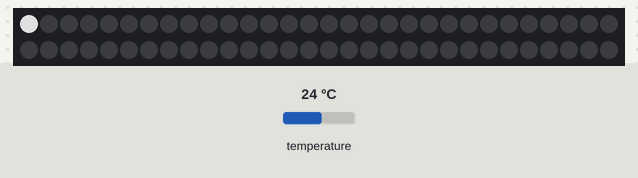
The sketch below on a simulated Arduino Uno, built with avr-gcc and run on an emulated ATmega328P. On the bench: 60 RGB LEDs in strip order, left to right, continuing on the next row. Inputs (shaded band) come from the test bench; at power-on: temperature 24 °C. Dim RGB values are drawn brighter than linear; what the sketch prints to the serial monitor is not drawn.

Above: at 0.1 s.
At 0.5 s:
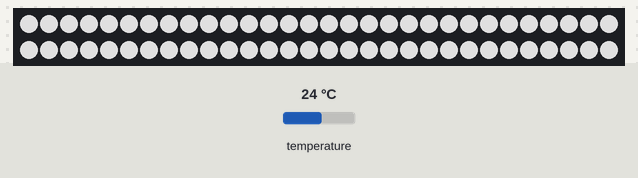

The sketch:

led.ino
```cpp
// (licence header left out)
#include <OneWire.h>
#include <DallasTemperature.h>

#include "Adafruit_NeoPixel.h"

// DEFINITIONS
#define ONE_WIRE_BUS 4

#define STARTCOLOR 0xFFFFFF  // LED colors at start
#define BLACK      0x000000  // LED color BLACK

#define DATAPIN    13        // Datapin
#define LEDCOUNT   60       // Number of LEDs used for boblight
#define SHOWDELAY  20       // Delay in micro seconds before showing
#define BAUDRATE   115200    // Serial port speed
#define BRIGHTNESS 80        // Max. brightness in %

const char prefix[] = {0x41, 0x64, 'N', 'M', 'C', 'T'};  // Start prefix
char buffer[sizeof(prefix)]; // Temp buffer for receiving prefix data

// Init LED strand, WS2811/WS2912 specific

// These might work for other configurations:
//   NEO_KHZ800  800 KHz bitstream (most NeoPixel products w/WS2812 LEDs)
//   NEO_KHZ400  400 KHz (classic 'v1' (not v2) FLORA pixels, WS2811 drivers)
//   NEO_GRB     Pixels are wired for GRB bitstream (most NeoPixel products)
//   NEO_RGB     Pixels are wired for RGB bitstream (v1 FLORA pixels, not v2)

Adafruit_NeoPixel strip = Adafruit_NeoPixel(LEDCOUNT, DATAPIN, NEO_GRB + NEO_KHZ800);

int state;                   // Define current state
#define STATE_WAITING   1    // - Waiting for prefix
#define STATE_DO_PREFIX 2    // - Processing prefix
#define STATE_DO_DATA   3    // - Handling incoming LED colors

int readSerial;           // Read Serial data (1)
int currentLED;           // Needed for assigning the color to the right LED
unsigned long savedTime;
unsigned long totalTime = 10000;

// Init Temperature
OneWire oneWire(ONE_WIRE_BUS);
DallasTemperature sensors(&oneWire);

void setup()
{
  strip.begin();            // Init LED strand, set all black, then all to startcolor

  strip.setBrightness( (255 / 100) * BRIGHTNESS );

  setAllLEDs(BLACK, 0);
  setAllLEDs(STARTCOLOR, 5);

  Serial.begin(BAUDRATE);   // Init serial speed

  state = STATE_WAITING;    // Initial state: Waiting for prefix
  sensors.begin();

  savedTime = millis();
}


void loop()
{
  switch(state)
  {
    case STATE_WAITING:                  // *** Waiting for prefix ***
      if( Serial.available()>0 )
      {
        readSerial = Serial.read();      // Read one character

        if ( readSerial == prefix[0] )   // if this character is 1st prefix char
          { state = STATE_DO_PREFIX; }   // then set state to handle prefix
      } else {
          unsigned long passedTime = millis() - savedTime;
          if (passedTime > totalTime) {
            printTemperature();
            savedTime = millis();
          }
      }
      break;


    case STATE_DO_PREFIX:                // *** Processing Prefix ***
      if( Serial.available() > sizeof(prefix) - 2 )
      {
          Serial.readBytes(buffer, sizeof(prefix) - 1);

          for( int Counter = 0; Counter < sizeof(prefix) - 1; Counter++)
          {
            if( buffer[Counter] == prefix[Counter+1] )
            {
              state = STATE_DO_DATA;     // Received character is in prefix, continue
              currentLED = 0;            // Set current LED to the first one
            }
            else
            {
              state = STATE_WAITING;     // Crap, one of the received chars is NOT in the prefix
              break;                     // Exit, to go back to waiting for the prefix
            } // end if buffer
          } // end for Counter
      } // end if Serial
      break;


    case STATE_DO_DATA:                  // *** Process incoming color data ***
      if( Serial.available() > 2 )       // if we receive more than 2 chars
      {
        Serial.readBytes( buffer, 3 );   // Abuse buffer to temp store 3 charaters
        strip.setPixelColor( currentLED++, buffer[0], buffer[1], buffer[2]);  // and assing to LEDs
      }

      if( currentLED > LEDCOUNT )        // Reached the last LED? Display it!
      {
          strip.show();                  // Make colors visible
          delayMicroseconds(SHOWDELAY);  // Wait a few micro seconds

          state = STATE_WAITING;         // Reset to waiting ...
          currentLED = 0;                // and go to LED one

          break;                         // and exit ... and do it all over again
      }
      break;
  } // switch(state)

} // loop


// Sets the color of all LEDs in the strand to 'color'
// If 'wait'>0 then it will show a swipe from start to end
void setAllLEDs(uint32_t color, int wait)
{
  for ( int Counter=0; Counter < LEDCOUNT; Counter++ )      // For each LED
  {
    strip.setPixelColor( Counter, color );      // .. set the color

    if( wait > 0 )                        // if a wait time was set then
    {
      strip.show();                     // Show the LED color
      delay(wait);                      // and wait before we do the next LED
    } // if wait

  } // for Counter

  strip.show();                         // Show all LEDs
} // setAllLEDs


void printTemperature() {
  sensors.requestTemperatures();
  Serial.println(sensors.getTempCByIndex(0));
}
```
